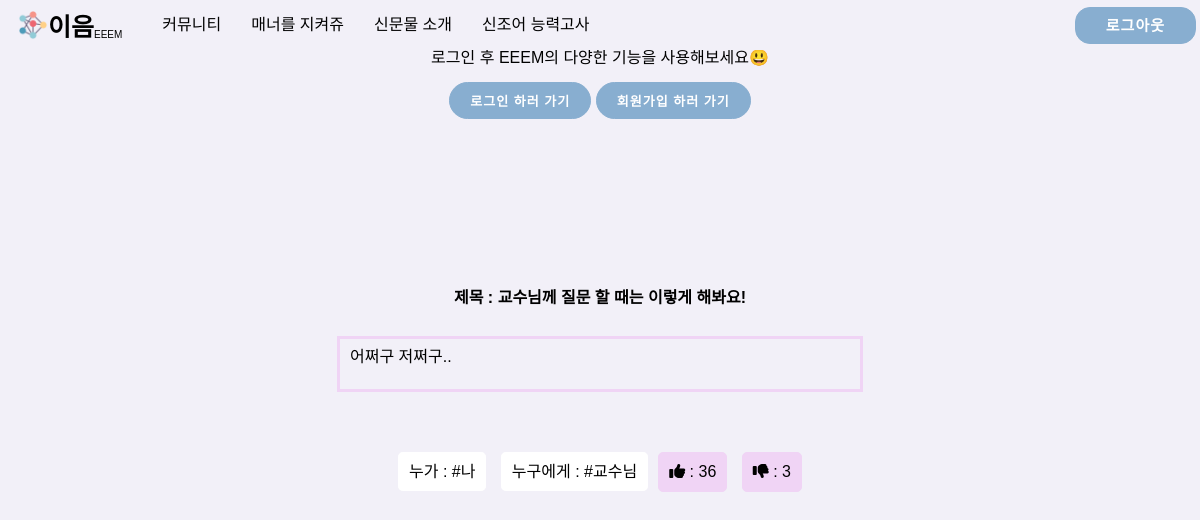
Before: /manner/detail/1 (signed in) with the older database file.
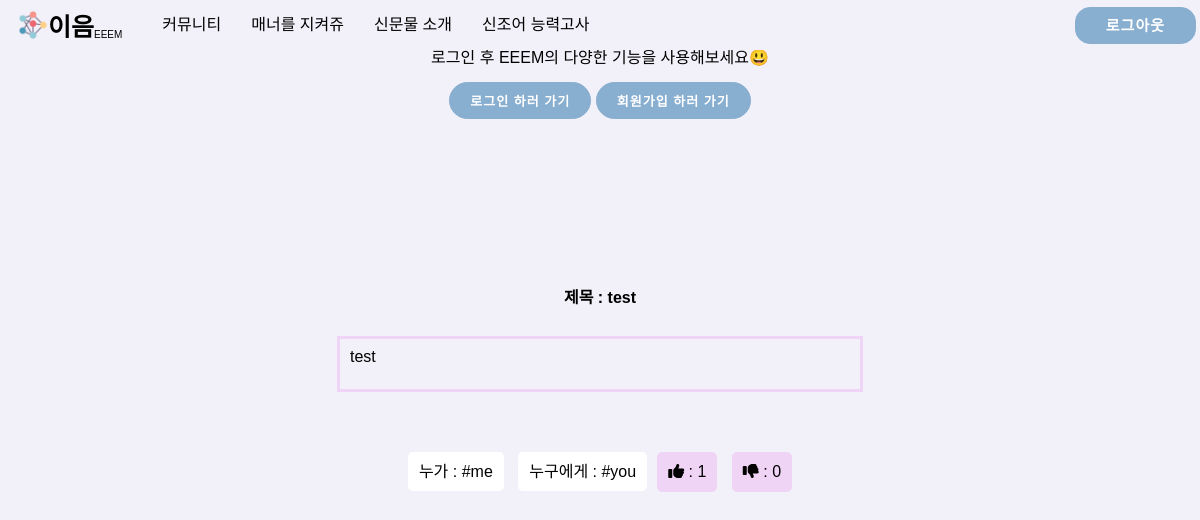
After: the same page with the newer database file.
### main/models.py (models this page shows)
class manner(models.Model):
    user = models.ForeignKey(settings.AUTH_USER_MODEL,
                             on_delete=models.CASCADE, default='')
    text = models.CharField(max_length=18)
    like = models.IntegerField()
    dis_like = models.IntegerField()
    hashtag_me = models.CharField(max_length=20)
    hashtag_you = models.CharField(max_length=20)
    hashtag_situation = models.CharField(max_length=500)
    date = models.DateTimeField(default=datetime.now, blank=True)
    modify_date = models.DateTimeField(null=True, blank=True)

### main/views.py (the view)
# urls.py: path('manner/detail/<str:id>', views.mannersDetail, name='mannersDetail'),
def mannersDetail(request, id):
    manner_detail = get_object_or_404(manner, pk=id)
    return render(request, "mannersDetail.html", {"mannersdetail": manner_detail})

### main/templates/mannersDetail.html (shortened to what this page needs)
{% extends 'base.html' %}{% load static %} {% block content %}
<link rel="stylesheet" href='{% static "css/mannersDetail.css" %}'>
<body>
  <div class="mannersDetail__box">
    <h3>제목 : {{mannersdetail.text}}</h3>
    <div class="mannersDetail__box--situation">
      <p>{{mannersdetail.hashtag_situation}}</p>
    </div>
    <div class="mannersDetail__box--tag">
      <div class="mannersDetail__box--tag--hashtag">
        <span>누가 : {{mannersdetail.hashtag_me}}</span>
        <span>누구에게 : {{mannersdetail.hashtag_you}}</span>
      </div>
      <div class="mannersDetail__box--tag--like">
        <button onclick="location.href = '{% url 'mannerLikeUp' mannersdetail.id %}'"><i class="fas fa-thumbs-up"></i> : {{mannersdetail.like}}</button>
        <button onclick="location.href = '{% url 'mannerDisLikeUp' mannersdetail.id %}'"><i class="fas fa-thumbs-down"></i> : {{mannersdetail.dis_like}}</button>
      </div>
    </div>
  </div>
</body>
</html>
{% endblock %}

Changed rows visible on the page:
changed manner: text "교수님께 질문 할 때는 이렇게 해봐요!" → "test"; hashtag_situation "어쩌구 저쩌구.." → "test"; hashtag_me "#나" → "#me"; hashtag_you "#교수님" → "#you"; like "36" → "1"; dis_like "3" → "0"
